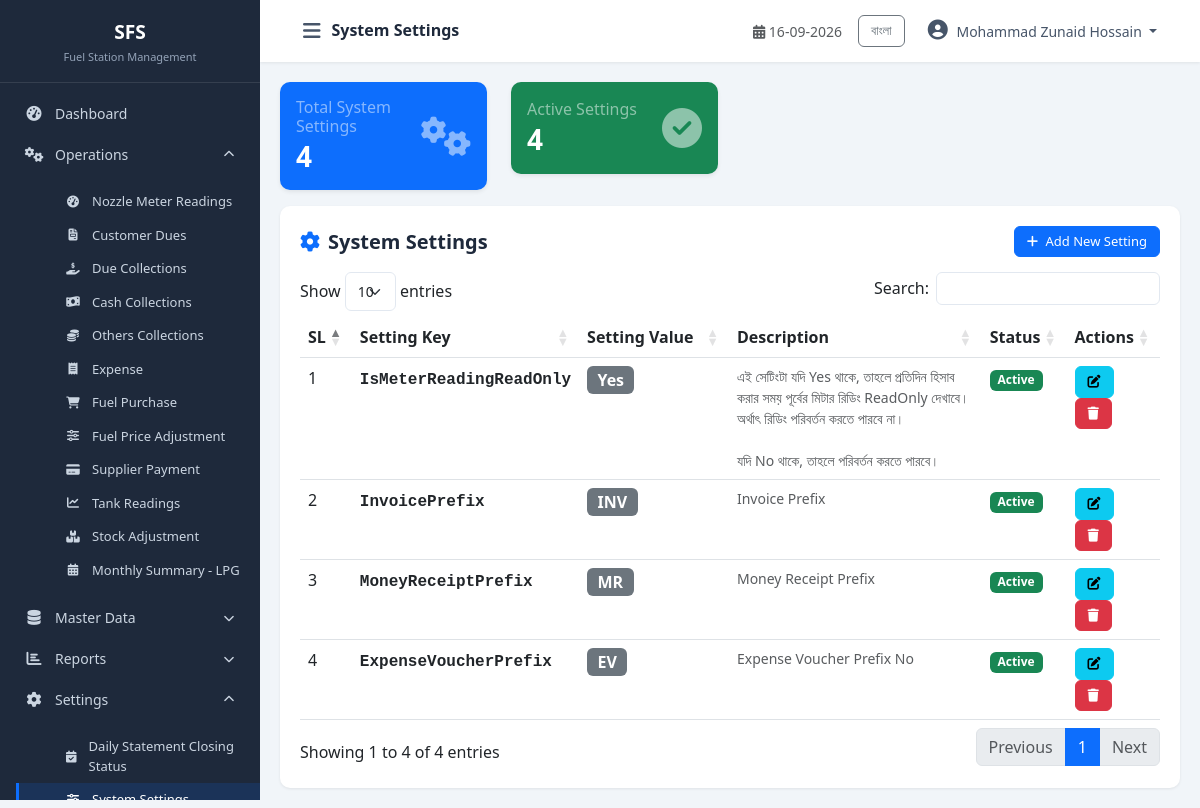
Screenshot of /modules/master_data/system_setting.php (signed in) with the database file from the repository.
### tables this page shows
CREATE TABLE `cfg_companyprofile` (
  `CompanyID` int(11) NOT NULL,
  `CompanyCode` varchar(20) NOT NULL,
  `CompanyName` varchar(200) NOT NULL,
  `CompanyNameBN` varchar(200) DEFAULT NULL,
  `ShortName` varchar(50) DEFAULT NULL,
  `ProprietorName` varchar(150) DEFAULT NULL,
  `ContactPerson` varchar(150) DEFAULT NULL,
  `MobileNo` varchar(20) DEFAULT NULL,
  `PhoneNo` varchar(20) DEFAULT NULL,
  `Email` varchar(100) DEFAULT NULL,
  `Website` varchar(150) DEFAULT NULL,
  `BusinessType` varchar(100) DEFAULT NULL,
  `Address` varchar(500) DEFAULT NULL,
  `City` varchar(100) DEFAULT NULL,
  `District` varchar(100) DEFAULT NULL,
  `PostalCode` varchar(20) DEFAULT NULL,
  `Country` varchar(100) DEFAULT NULL,
  `Logo` varchar(255) DEFAULT NULL,
  `Favicon` varchar(255) DEFAULT NULL,
  `CurrencyCode` varchar(10) DEFAULT 'BDT',
  `CurrencySymbol` varchar(10) DEFAULT '৳',
  `TimeZone` varchar(100) DEFAULT 'Asia/Dhaka',
  `DateFormat` varchar(20) DEFAULT 'dd-MM-yyyy',
  `TimeFormat` varchar(20) DEFAULT '24 Hour',
  `FinancialYearStart` date DEFAULT NULL,
  `FinancialYearEnd` date DEFAULT NULL,
  `DefaultShiftID` int(11) DEFAULT NULL,
  `DefaultLanguage` varchar(20) DEFAULT 'English',
  `AllowNegativeStock` bit(1) DEFAULT b'0',
  `AutoBackup` bit(1) DEFAULT b'1',
  `BackupPath` varchar(500) DEFAULT NULL,
  `CreatedBy` int(11) DEFAULT NULL,
  `CreatedAt` datetime DEFAULT current_timestamp(),
  `UpdatedBy` int(11) DEFAULT NULL,
  `UpdatedAt` datetime DEFAULT NULL,
  `IsActive` bit(1) DEFAULT b'1',
  `IsDeleted` bit(1) DEFAULT b'0'
);

CREATE TABLE `cfg_systemsetting` (
  `SystemSettingID` int(11) NOT NULL,
  `SettingKey` varchar(100) NOT NULL,
  `SettingValue` varchar(500) DEFAULT NULL,
  `Description` varchar(255) DEFAULT NULL,
  `CreatedBy` int(11) DEFAULT NULL,
  `CreatedAt` datetime NOT NULL DEFAULT current_timestamp(),
  `UpdatedBy` int(11) DEFAULT NULL,
  `UpdatedAt` datetime NOT NULL DEFAULT current_timestamp() ON UPDATE current_timestamp(),
  `IsActive` tinyint(1) NOT NULL DEFAULT 1,
  `IsDeleted` tinyint(1) NOT NULL DEFAULT 0
);

### includes/Query.php (called while the page is built, shortened)
<?php
class Query
{
    private $pdo;
    private static $instance = null;
    public function __construct($host = DB_HOST, $dbname = DB_NAME, $username = DB_USER, $password = DB_PASS, $charset = 'utf8mb4')
    {
        $port = defined('DB_PORT') ? DB_PORT : '3306';
        $dsn = "mysql:host={$host};port={$port};dbname={$dbname};charset={$charset}";
        $options = [
            PDO::ATTR_ERRMODE            => PDO::ERRMODE_EXCEPTION,
            PDO::ATTR_DEFAULT_FETCH_MODE => PDO::FETCH_OBJ,
            PDO::ATTR_EMULATE_PREPARES   => true,
            PDO::MYSQL_ATTR_INIT_COMMAND => "SET NAMES utf8mb4 COLLATE utf8mb4_unicode_ci",
        ];
        try {
            $this->pdo = new PDO($dsn, $username, $password, $options);
        } catch (PDOException $e) {
            die("Database Connection Failed: " . $e->getMessage() . "<br><small>Tip: Ensure MySQL service is running in XAMPP Control Panel and port/credentials in config/database.php match.</small>");
        }
    }
    public static function getInstance()
    {
        if (self::$instance === null) {
            self::$instance = new self();
        }
        return self::$instance;
    }
    public function index($sql, $params = [])
    {
        try {
            $this->stmt = $this->pdo->prepare($sql);
            $this->stmt->execute($params);
            return $this->stmt->fetchAll(PDO::FETCH_OBJ);
        } catch (PDOException $e) {
            die("Query Error: " . $e->getMessage() . "<br>SQL: " . $sql);
        }
    }
}

### config/database.php (called while the page is built, shortened)
<?php
require_once __DIR__ . '/../includes/Query.php';
$objQuery = Query::getInstance();

### includes/functions.php (called while the page is built, shortened)
<?php
function db()
{
    global $objQuery;
    return $objQuery;
}
function getCompanyInfo($key = null)
{
    $sql = "SELECT * FROM cfg_companyprofile WHERE CompanyID = 1 AND IsActive = 1 AND IsDeleted = 0";
    $data = db()->index($sql);
    if (!empty($data)) {
        $company = $data[0];
        return $company;
    }
    return null;
}
function getUserName()
{
    return $_SESSION['user_name'] ?? null;
}
function currentLang()
{
    return $_SESSION['lang'] ?? 'en';
}
function t($key)
{
    $lang = currentLang();
    return $translations[$lang][$key] ?? $key;
}

### modules/master_data/system_setting.php (the view, shortened to what this page needs)
<?php
$pageTitle = 'System Settings';
require_once __DIR__ . '/../../includes/header.php';
require_once __DIR__ . '/../../includes/sidebar.php';
$sql = "SELECT * FROM cfg_systemsetting WHERE IsDeleted = 0 ORDER BY SystemSettingID ASC";
$settings = $objQuery->index($sql);
$totalSettings = count($settings);
$activeSettings = 0;
foreach ($settings as $s) {
    if ($s->IsActive) $activeSettings++;
}
?>
<div class="row mb-3">
    <div class="col-md-6 col-xl-3">
        <div class="card bg-primary text-white shadow-sm">
            <div class="card-body py-3 d-flex align-items-center justify-content-between">
                <div>
                    <h6 class="text-white-50 mb-1">Total System Settings</h6>
                    <h3 class="mb-0 fw-bold"><?php echo $totalSettings; ?></h3>
                </div>
                <div class="fs-1 text-white-50"><i class="fas fa-cogs"></i></div>
            </div>
        </div>
    </div>
    <div class="col-md-6 col-xl-3">
        <div class="card bg-success text-white shadow-sm">
            <div class="card-body py-3 d-flex align-items-center justify-content-between">
                <div>
                    <h6 class="text-white-50 mb-1">Active Settings</h6>
                    <h3 class="mb-0 fw-bold"><?php echo $activeSettings; ?></h3>
                </div>
                <div class="fs-1 text-white-50"><i class="fas fa-check-circle"></i></div>
            </div>
        </div>
    </div>
</div>
<div class="table-container">
    <div class="table-header">
        <h5><i class="fas fa-cog text-primary me-2"></i><?php echo t('System Settings'); ?></h5>
        <button class="btn btn-primary btn-sm" data-bs-toggle="modal" data-bs-target="#addSettingModal">
            <i class="fas fa-plus me-1"></i> Add New Setting
        </button>
    </div>
    <table class="table table-hover datatable">
        <thead>
            <tr>
                <th style="width: 5%;">SL</th>
                <th style="width: 25%;">Setting Key</th>
                <th style="width: 20%;">Setting Value</th>
                <th style="width: 35%;">Description</th>
                <th style="width: 7%;">Status</th>
                <th style="width: 8%;">Actions</th>
            </tr>
        </thead>
        <tbody>
            <?php $sl = 1; foreach ($settings as $setting): ?>
            <tr>
                <td><?php echo $sl++; ?></td>
                <td><code class="fw-bold text-dark fs-6"><?php echo htmlspecialchars($setting->SettingKey); ?></code></td>
                <td>
                    <span class="badge bg-secondary text-wrap fs-6" style="max-width: 200px;">
                        <?php echo htmlspecialchars($setting->SettingValue ?? 'N/A'); ?>
                    </span>
                </td>
                <td class="small text-muted"><?php echo nl2br(htmlspecialchars($setting->Description ?? '')); ?></td>
                <td>
                    <span class="badge bg-<?php echo $setting->IsActive ? 'success' : 'danger'; ?>">
                        <?php echo $setting->IsActive ? 'Active' : 'Inactive'; ?>
                    </span>
                </td>
                <td>
                    <button class="btn btn-sm btn-info edit-setting"
                        data-bs-toggle="modal"
                        data-bs-target="#addSettingModal"
                        data-id="<?php echo $setting->SystemSettingID; ?>"
                        data-key="<?php echo htmlspecialchars($setting->SettingKey, ENT_QUOTES); ?>"
                        data-value="<?php echo htmlspecialchars($setting->SettingValue ?? '', ENT_QUOTES); ?>"
                        data-description="<?php echo htmlspecialchars($setting->Description ?? '', ENT_QUOTES); ?>"
                        data-status="<?php echo $setting->IsActive; ?>"
                        title="Edit">
                        <i class="fas fa-edit"></i>
                    </button>
                    <button class="btn btn-sm btn-danger delete-setting"
                        data-id="<?php echo $setting->SystemSettingID; ?>"
                        title="Delete">
                        <i class="fas fa-trash"></i>
                    </button>
                </td>
            </tr>
            <?php endforeach; ?>
        </tbody>
    </table>
</div>
<?php require_once __DIR__ . '/../../includes/footer.php'; ?>

### includes/sidebar.php (shortened to what this page needs)
<?php
$currentPage = basename($_SERVER['PHP_SELF']);
$langToggle = currentLang() === 'bn' ? 'en' : 'bn';
$langLabel = currentLang() === 'bn' ? 'English' : 'বাংলা';
?>
<nav id="sidebar" class="sidebar">
    <div class="sidebar-header">
        <h5 class="mb-0"><?php echo $shortName ?? 'FDP'; ?></h5>
        <small class="text-muted"><?php echo t('Fuel Station Management'); ?></small>
    </div>
    <ul class="nav flex-column">
        <li class="nav-item">
            <a class="nav-link <?php echo ($currentPage == 'dashboard.php' || $currentPage == 'index.php') ? 'active' : ''; ?>" href="<?php echo BASE_URL; ?>dashboard.php">
                <i class="fas fa-tachometer-alt"></i> <span><?php echo t('Dashboard'); ?></span>
            </a>
        </li>
        <li class="nav-item">
            <a class="nav-link" data-bs-toggle="collapse" href="#operationsMenu" role="button" aria-expanded="true">
                <i class="fas fa-cogs"></i> <span><?php echo t('Operations'); ?></span>
                <i class="fas fa-chevron-down ms-auto"></i>
            </a>
            <div class="collapse show" id="operationsMenu">
                <ul class="nav flex-column ms-3">
                    <li class="nav-item"><a class="nav-link small" href="<?php echo BASE_URL; ?>modules/operations/nozzle_reading.php"><i class="fas fa-tachometer-alt"></i> <?php echo t('Nozzle Meter Readings'); ?></a></li>
                    <li class="nav-item"><a class="nav-link small" href="<?php echo BASE_URL; ?>modules/operations/customer_due.php"><i class="fas fa-file-invoice"></i> <?php echo t('Customer Dues'); ?></a></li>
                    <li class="nav-item"><a class="nav-link small" href="<?php echo BASE_URL; ?>modules/operations/due_collection.php"><i class="fas fa-hand-holding-usd"></i> <?php echo t('Due Collections'); ?></a></li>
                    <li class="nav-item"><a class="nav-link small" href="<?php echo BASE_URL; ?>modules/operations/cash_collection.php"><i class="fas fa-money-bill-wave"></i> <?php echo t('Cash Collections'); ?></a></li>
                    <li class="nav-item"><a class="nav-link small" href="<?php echo BASE_URL; ?>modules/operations/others_collection.php"><i class="fas fa-coins"></i> <?php echo t('Others Collections'); ?></a></li>
                    <li class="nav-item"><a class="nav-link small" href="<?php echo BASE_URL; ?>modules/operations/expense.php"><i class="fas fa-receipt"></i> <?php echo t('Expense'); ?></a></li>
                    <li class="nav-item"><a class="nav-link small" href="<?php echo BASE_URL; ?>modules/operations/fuel_purchase.php"><i class="fas fa-shopping-cart"></i> <?php echo t('Fuel Purchase'); ?></a></li>
                    <li class="nav-item"><a class="nav-link small" href="<?php echo BASE_URL; ?>modules/operations/fuel_price_adjustment.php"><i class="fas fa-sliders-h"></i> <?php echo t('Fuel Price Adjustment'); ?></a></li>
                    <li class="nav-item"><a class="nav-link small" href="<?php echo BASE_URL; ?>modules/operations/supplier_payment.php"><i class="fas fa-credit-card"></i> <?php echo t('Supplier Payment'); ?></a></li>
                    <li class="nav-item"><a class="nav-link small" href="<?php echo BASE_URL; ?>modules/operations/tank_reading.php"><i class="fas fa-chart-line"></i> <?php echo t('Tank Readings'); ?></a></li>
                    <li class="nav-item"><a class="nav-link small" href="<?php echo BASE_URL; ?>modules/operations/stock_adjustment.php"><i class="fas fa-boxes"></i> <?php echo t('Stock Adjustment'); ?></a></li>
                    <li class="nav-item"><a class="nav-link small" href="<?php echo BASE_URL; ?>modules/operations/monthly_summary.php"><i class="fas fa-calendar-alt"></i> <?php echo t('Monthly Summary - LPG'); ?></a></li>
                </ul>
            </div>
        </li>
        <li class="nav-item">
          <a class="nav-link collapsed" data-bs-toggle="collapse" href="#masterDataMenu" role="button" aria-expanded="false">
                <i class="fas fa-database"></i> <span><?php echo t('Master Data'); ?></span>
                <i class="fas fa-chevron-down ms-auto"></i>
            </a>
        </li>
        <?php $isReportPage = in_array($currentPage, ['daily_statement.php', 'profit_loss.php', 'date_to_date_statement.php', 'monthly_collection_expense_summary.php', 'monthly_expense_item_wise.php', 'stock_summary.php']); ?>
        <li class="nav-item">
            <a class="nav-link <?php echo $isReportPage ? '' : 'collapsed'; ?>" data-bs-toggle="collapse" href="#reportsMenu" role="button" aria-expanded="<?php echo $isReportPage ? 'true' : 'false'; ?>">
                <i class="fas fa-chart-bar"></i> <span><?php echo t('Reports'); ?></span>
                <i class="fas fa-chevron-down ms-auto"></i>
            </a>
        </li>
        <li class="nav-item">
            <a class="nav-link <?php echo in_array($currentPage, ['final_submit_setting.php', 'system_setting.php']) ? '' : 'collapsed'; ?>" data-bs-toggle="collapse" href="#settingsMenu" role="button" aria-expanded="<?php echo in_array($currentPage, ['final_submit_setting.php', 'system_setting.php']) ? 'true' : 'false'; ?>">
                <i class="fas fa-cog"></i> <span><?php echo t('Settings'); ?></span>
                <i class="fas fa-chevron-down ms-auto"></i>
            </a>
            <div class="collapse <?php echo in_array($currentPage, ['final_submit_setting.php', 'system_setting.php']) ? 'show' : ''; ?>" id="settingsMenu">
                <ul class="nav flex-column ms-3">
                    <li class="nav-item">
                        <a class="nav-link small <?php echo $currentPage == 'final_submit_setting.php' ? 'active' : ''; ?>" href="<?php echo BASE_URL; ?>modules/settings/final_submit_setting.php">
                            <i class="fas fa-calendar-check"></i> <?php echo t('Daily Statement Closing Status'); ?>
                        </a>
                    </li>
                    <li class="nav-item">
                        <a class="nav-link small <?php echo $currentPage == 'system_setting.php' ? 'active' : ''; ?>" href="<?php echo BASE_URL; ?>modules/master_data/system_setting.php">
                            <i class="fas fa-sliders-h"></i> <?php echo t('System Settings'); ?>
                        </a>
                    </li>
                </ul>
            </div>
        </li>
    </ul>
</nav>
<div id="content-wrapper">
    <nav class="navbar navbar-expand-lg top-navbar">
        <div class="container-fluid">
            <button type="button" id="sidebarCollapse" class="btn btn-link">
                <i class="fas fa-bars"></i>
            </button>
            <span class="navbar-brand mb-0 h1"><?php echo t($pageTitle ?? 'Dashboard'); ?></span>
            <div class="ms-auto d-flex align-items-center">
                <span class="me-3 text-muted small">
                    <i class="fas fa-calendar-alt"></i> <?php echo date('d-m-Y'); ?>
                </span>
                <div class="dropdown">
                    <a class="btn btn-sm btn-outline-secondary me-2" href="?lang=<?php echo $langToggle; ?>"><?php echo $langLabel; ?></a>
                    <button class="btn btn-link dropdown-toggle" type="button" data-bs-toggle="dropdown">
                        <i class="fas fa-user-circle"></i> <?php echo getUserName() ?? 'User'; ?>
                    </button>
                </div>
            </div>
        </div>
    </nav>
    <div id="main-content" class="container-fluid">

### rows the page displays
cfg_companyprofile: ShortName "SFS"
cfg_systemsetting: SettingKey "IsMeterReadingReadOnly", SettingValue "Yes", Description "এই সেটিংটা যদি Yes থাকে, তাহলে প্রতিদিন হিসাব করার সময় পূর্বের মিটার রিডিং ReadOnly দেখাবে। অর্থাৎ রিডিং পরিবর্তন করতে পারবে না। যদি No থাকে, তাহলে পরিবর্তন করতে পারবে।", IsActive "Active"
cfg_systemsetting: SettingKey "InvoicePrefix", SettingValue "INV", Description "Invoice Prefix", IsActive "Active"
cfg_systemsetting: SettingKey "MoneyReceiptPrefix", SettingValue "MR", Description "Money Receipt Prefix", IsActive "Active"
cfg_systemsetting: SettingKey "ExpenseVoucherPrefix", SettingValue "EV", Description "Expense Voucher Prefix No", IsActive "Active"

### other values shown
t('Fuel Station Management') "Fuel Station Management"
t('Dashboard') "Dashboard"
t('Operations') "Operations"
t('Nozzle Meter Readings') "Nozzle Meter Readings"
t('Customer Dues') "Customer Dues"
t('Due Collections') "Due Collections"
t('Cash Collections') "Cash Collections"
t('Others Collections') "Others Collections"
t('Expense') "Expense"
t('Fuel Purchase') "Fuel Purchase"
t('Fuel Price Adjustment') "Fuel Price Adjustment"
t('Supplier Payment') "Supplier Payment"
t('Tank Readings') "Tank Readings"
t('Stock Adjustment') "Stock Adjustment"
t('Monthly Summary - LPG') "Monthly Summary - LPG"
